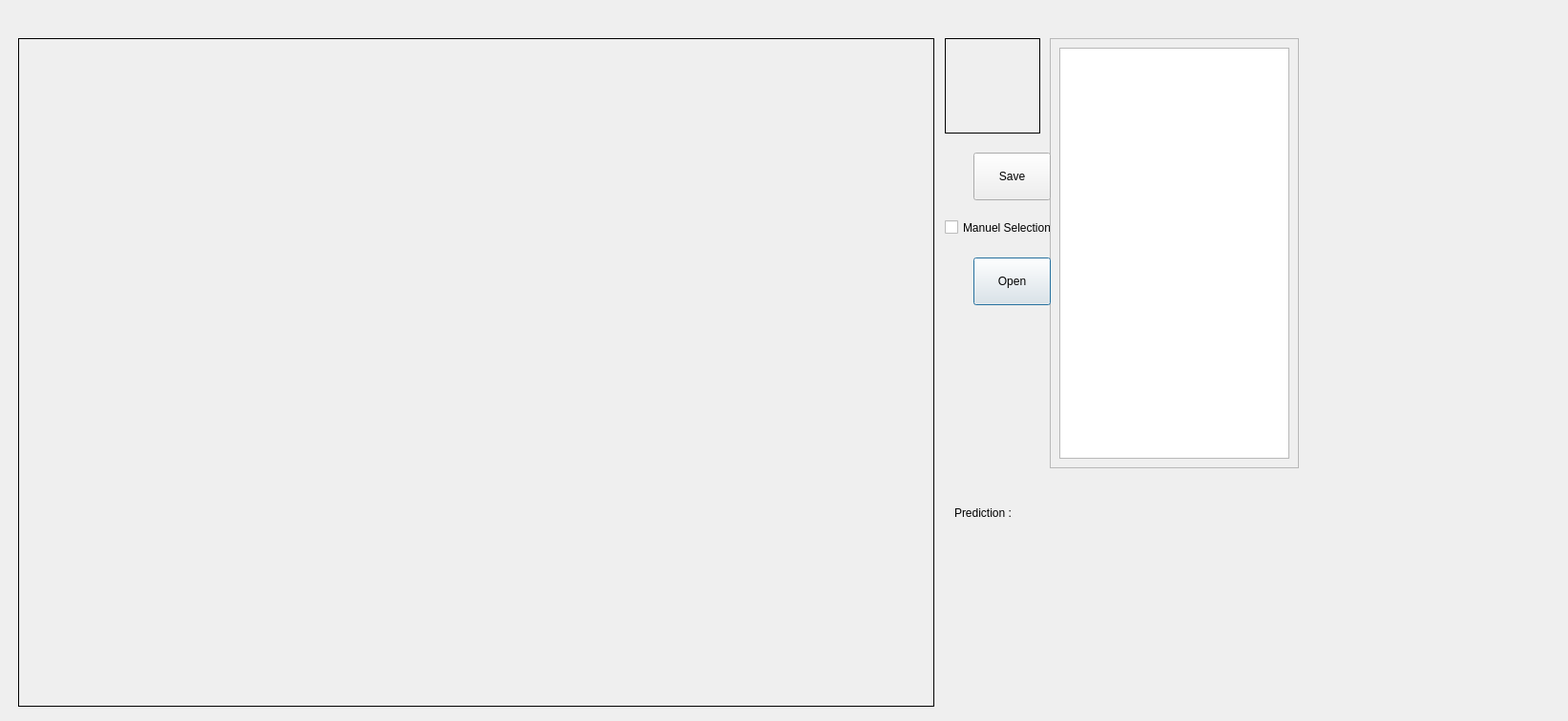
<?xml version="1.0" encoding="UTF-8"?>
<ui version="4.0">
 <class>Peripheral</class>
 <widget class="QDialog" name="Peripheral">
  <property name="geometry">
   <rect>
    <x>0</x>
    <y>0</y>
    <width>1643</width>
    <height>756</height>
   </rect>
  </property>
  <property name="windowTitle">
   <string>Dialog</string>
  </property>
  <widget class="QFrame" name="cell_characteristics">
   <property name="geometry">
    <rect>
     <x>1100</x>
     <y>40</y>
     <width>261</width>
     <height>451</height>
    </rect>
   </property>
   <property name="frameShape">
    <enum>QFrame::StyledPanel</enum>
   </property>
   <property name="frameShadow">
    <enum>QFrame::Raised</enum>
   </property>
   <widget class="QListWidget" name="celllist_widget">
    <property name="geometry">
     <rect>
      <x>10</x>
      <y>10</y>
      <width>241</width>
      <height>431</height>
     </rect>
    </property>
   </widget>
  </widget>
  <widget class="my_qlabel" name="image_label">
   <property name="geometry">
    <rect>
     <x>19</x>
     <y>40</y>
     <width>960</width>
     <height>701</height>
    </rect>
   </property>
   <property name="cursor">
    <cursorShape>CrossCursor</cursorShape>
   </property>
   <property name="frameShape">
    <enum>QFrame::Box</enum>
   </property>
   <property name="text">
    <string/>
   </property>
  </widget>
  <widget class="QPushButton" name="openfile_button">
   <property name="geometry">
    <rect>
     <x>1020</x>
     <y>270</y>
     <width>81</width>
     <height>50</height>
    </rect>
   </property>
   <property name="text">
    <string>Open</string>
   </property>
   <property name="icon">
    <iconset>
     <normaloff>../icon/open_icon.png</normaloff>../icon/open_icon.png</iconset>
   </property>
   <property name="iconSize">
    <size>
     <width>32</width>
     <height>32</height>
    </size>
   </property>
  </widget>
  <widget class="QPushButton" name="save_celltypes_button">
   <property name="geometry">
    <rect>
     <x>1020</x>
     <y>160</y>
     <width>81</width>
     <height>50</height>
    </rect>
   </property>
   <property name="text">
    <string>Save</string>
   </property>
   <property name="icon">
    <iconset>
     <normaloff>../icon/save_icon.png</normaloff>../icon/save_icon.png</iconset>
   </property>
   <property name="iconSize">
    <size>
     <width>32</width>
     <height>32</height>
    </size>
   </property>
  </widget>
  <widget class="my_qlabel" name="cell_label">
   <property name="geometry">
    <rect>
     <x>990</x>
     <y>40</y>
     <width>100</width>
     <height>100</height>
    </rect>
   </property>
   <property name="frameShape">
    <enum>QFrame::Box</enum>
   </property>
   <property name="text">
    <string/>
   </property>
  </widget>
  <widget class="QCheckBox" name="selection_type">
   <property name="geometry">
    <rect>
     <x>990</x>
     <y>230</y>
     <width>111</width>
     <height>17</height>
    </rect>
   </property>
   <property name="text">
    <string>Manuel Selection</string>
   </property>
  </widget>
  <widget class="QLabel" name="label">
   <property name="geometry">
    <rect>
     <x>1000</x>
     <y>530</y>
     <width>61</width>
     <height>16</height>
    </rect>
   </property>
   <property name="text">
    <string>Prediction :</string>
   </property>
  </widget>
  <widget class="QLabel" name="Result_value">
   <property name="geometry">
    <rect>
     <x>1080</x>
     <y>530</y>
     <width>551</width>
     <height>16</height>
    </rect>
   </property>
   <property name="text">
    <string/>
   </property>
  </widget>
 </widget>
 <customwidgets>
  <customwidget>
   <class>my_qlabel</class>
   <extends>QLabel</extends>
   <header location="global">my_qlabel.h</header>
  </customwidget>
 </customwidgets>
 <resources/>
 <connections/>
</ui>
